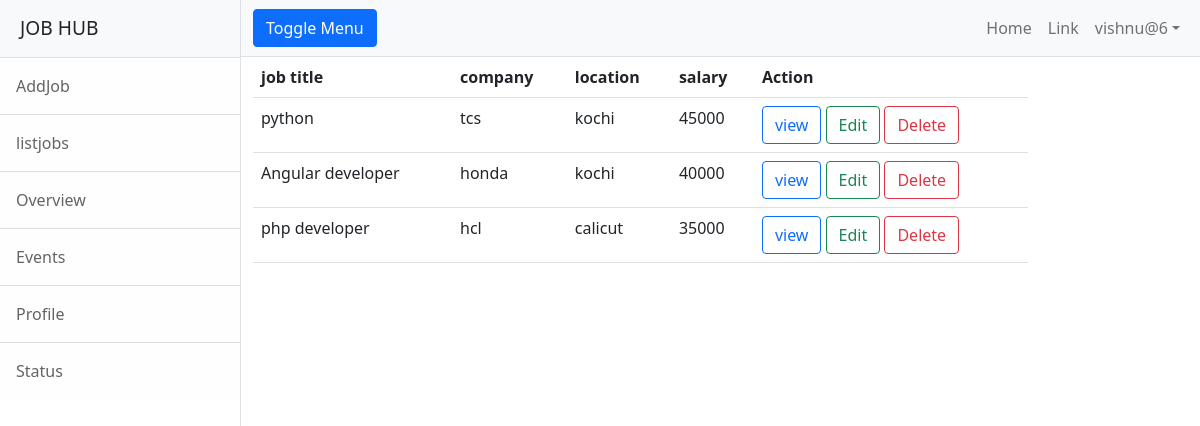
/employer/jobs/all (signed in), run on the app's committed database.
### employer/models.py (models this page shows)
class Jobs(models.Model):
    job_title_name=models.CharField(max_length=150)
    company_name=models.CharField(max_length=150)
    location=models.CharField(max_length=120)
    salary=models.PositiveIntegerField(null=True)
    experience=models.PositiveIntegerField(default=0)

### employer/views.py (the view)
# urls.py: path('jobs/all',views.Listjobview.as_view(),name="all-jobs"),
class Listjobview(ListView):
    model = Jobs
    context_object_name = "jobs"
    template_name = "emp-listjob.html"

### employer/templates/emp-listjob.html (shortened to what this page needs)
{%extends 'base.html'%}
{%block body_block%}
<div class="row">
    <div class="col-10">
        <table class="table">
            <tr>
                <th>job title</th>
                <th>company</th>
                <th>location</th>
                <th>salary</th>
                <th>Action</th>
            </tr>
            {%for job in jobs%}
            <tr>
                <td>{{job.job_title_name}}</td>
                <td>{{job.company_name}}</td>
                <td>{{job.location}}</td>
                <td>{{job.salary}}</td>
                <td>
                    <a href="{%url 'jobdetail' job.id%}" class="btn btn-outline-primary">view</a>
                    <a href="{%url 'emp-editjob' job.id%}"class="btn btn-outline-success">Edit</a>
                    <a href="{%url 'emp-deletejob' job.id%}"class="btn btn-outline-danger">Delete</a>
                </td>
            </tr>
            {%endfor%}
        </table>
    </div>
</div>
{%endblock%}

### employer/templates/base.html (shortened to what this page needs)
<!DOCTYPE html>
{%load static%}
<html lang="en">
    <head>
        <link href="{%static 'css/styles.css'%}" rel="stylesheet" />
    </head>
    <body>
        <div class="d-flex" id="wrapper">
            <div class="border-end bg-white" id="sidebar-wrapper">
                <div class="sidebar-heading border-bottom bg-light">JOB HUB</div>
                <div class="list-group list-group-flush">
                    <a class="list-group-item list-group-item-action list-group-item-light p-3" href="{%url 'emp-addjob' %}">AddJob</a>
                    <a class="list-group-item list-group-item-action list-group-item-light p-3" href="{%url 'all-jobs'%}">listjobs</a>
                    <a class="list-group-item list-group-item-action list-group-item-light p-3" href="#!">Overview</a>
                    <a class="list-group-item list-group-item-action list-group-item-light p-3" href="#!">Events</a>
                    <a class="list-group-item list-group-item-action list-group-item-light p-3" href="#!">Profile</a>
                    <a class="list-group-item list-group-item-action list-group-item-light p-3" href="#!">Status</a>
                </div>
            </div>
            <div id="page-content-wrapper">
                <nav class="navbar navbar-expand-lg navbar-light bg-light border-bottom">
                    <div class="container-fluid">
                        <button class="btn btn-primary" id="sidebarToggle">Toggle Menu</button>
                        <div class="collapse navbar-collapse" id="navbarSupportedContent">
                            <ul class="navbar-nav ms-auto mt-2 mt-lg-0">
                                <li class="nav-item active"><a class="nav-link" href="#!">Home</a></li>
                                <li class="nav-item"><a class="nav-link" href="#!">Link</a></li>
                                <li class="nav-item dropdown">
                                    <a class="nav-link dropdown-toggle" id="navbarDropdown" href="#" role="button" data-bs-toggle="dropdown" aria-haspopup="true" aria-expanded="false">{{request.user}}</a>
                                </li>
                            </ul>
                        </div>
                    </div>
                </nav>
                <div class="container-fluid">
                    {%block body_block%}
                    {%endblock%}
                </div>
            </div>
        </div>
    </body>
</html>

### data on the page
Jobs: job_title_name "python", company_name "tcs", location "kochi", salary "45000"
Jobs: job_title_name "Angular developer", company_name "honda", location "kochi", salary "40000"
Jobs: job_title_name "php developer", company_name "hcl", location "calicut", salary "35000"

### other printed values
{{ request.user }} "vishnu@6"
